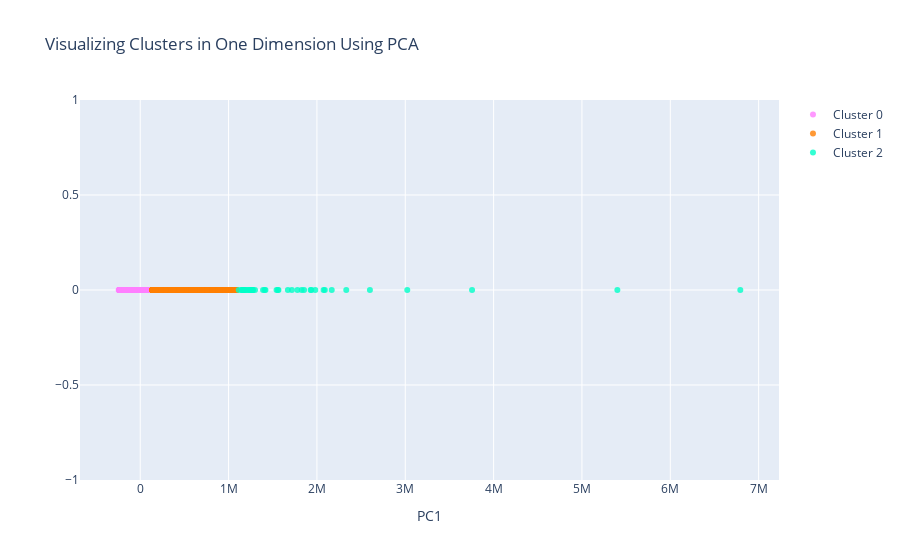

Notebook code for this chart:
### Code cell
#Instructions for building the 1-D plot

#trace1 is for 'Cluster 0'
trace1 = go.Scatter(
                    x = cluster0["PC1_1d"],
                    y = cluster0["dummy"],
                    mode = "markers",
                    name = "Cluster 0",
                    marker = dict(color = 'rgba(255, 128, 255, 0.8)'),
                    text = None)

#trace2 is for 'Cluster 1'
trace2 = go.Scatter(
                    x = cluster1["PC1_1d"],
                    y = cluster1["dummy"],
                    mode = "markers",
                    name = "Cluster 1",
                    marker = dict(color = 'rgba(255, 128, 2, 0.8)'),
                    text = None)

#trace3 is for 'Cluster 2'
trace3 = go.Scatter(
                    x = cluster2["PC1_1d"],
                    y = cluster2["dummy"],
                    mode = "markers",
                    name = "Cluster 2",
                    marker = dict(color = 'rgba(0, 255, 200, 0.8)'),
                    text = None)

data = [trace1, trace2, trace3]

title = "Visualizing Clusters in One Dimension Using PCA"

layout = dict(title = title,
              xaxis= dict(title= 'PC1',ticklen= 5,zeroline= False),
              yaxis= dict(title= '',ticklen= 5,zeroline= False)
             )

fig = dict(data = data, layout = layout)

iplot(fig)

### Figure 1 — Plotly figure (JSON) as saved in the notebook; plotly's stock layout.template omitted (floating-point values rounded to 4 significant figures; data arrays with more than 128 entries replaced by an {"elided": "..."} marker saying what was removed)
{"data": [{"marker": {"color": "rgba(255, 128, 255, 0.8)"}, "mode": "markers", "name": "Cluster 0", "type": "scatter", "x": {"elided": "4168 float values"}, "y": {"elided": "4168 int values"}}, {"marker": {"color": "rgba(255, 128, 2, 0.8)"}, "mode": "markers", "name": "Cluster 1", "type": "scatter", "x": {"elided": "791 float values"}, "y": {"elided": "791 int values"}}, {"marker": {"color": "rgba(0, 255, 200, 0.8)"}, "mode": "markers", "name": "Cluster 2", "type": "scatter", "x": [6792000.0, 1155000.0, 1243000.0, 3756000.0, 2076000.0, 1222000.0, 1179000.0, 2600000.0, 1167000.0, 1149000.0, 1390000.0, 1827000.0, 1929000.0, 1272000.0, 1272000.0, 1565000.0, 1299000.0, 1262000.0, 1232000.0, 1716000.0, 1115000.0, 1263000.0, 1780000.0, 2332000.0, 2090000.0, 1272000.0, 3023000.0, 1176000.0, 1981000.0, 1154000.0, 1183000.0, 1202000.0, 1936000.0, 2168000.0, 1543000.0, 1407000.0, 5401000.0, 1671000.0, 1557000.0, 1418000.0, 1855000.0], "y": [0, 0, 0, 0, 0, 0, 0, 0, 0, 0, 0, 0, 0, 0, 0, 0, 0, 0, 0, 0, 0, 0, 0, 0, 0, 0, 0, 0, 0, 0, 0, 0, 0, 0, 0, 0, 0, 0, 0, 0, 0]}], "layout": {"title": {"text": "Visualizing Clusters in One Dimension Using PCA"}, "xaxis": {"ticklen": 5, "title": {"text": "PC1"}, "zeroline": false}, "yaxis": {"ticklen": 5, "title": {"text": ""}, "zeroline": false}}}
